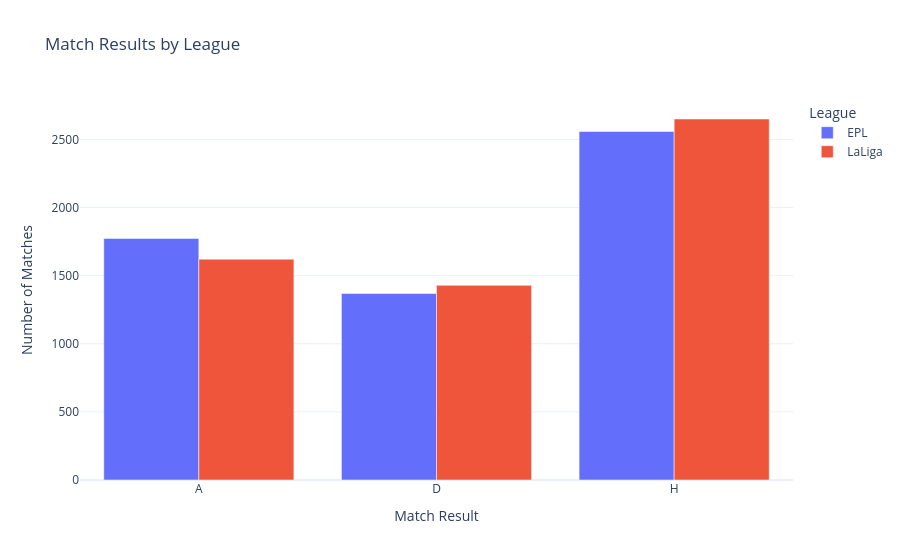

This figure's notebook cell:
### Code cell
league_result = df.groupby(["League", "result"]).size().reset_index(name="count")

fig3 = px.bar(
    league_result,
    x="result",
    y="count",
    color="League",
    barmode="group",
    title="Match Results by League",
    labels={"result": "Match Result", "count": "Number of Matches", "League": "League"}
)

fig3.update_layout(template="plotly_white")
fig3.show()

### Figure 1 — Plotly figure (JSON) as saved in the notebook; plotly's stock layout.template omitted (floating-point values rounded to 4 significant figures)
{"data": [{"alignmentgroup": "True", "hovertemplate": "League=EPL<br>Match Result=%{x}<br>Number of Matches=%{y}<extra></extra>", "legendgroup": "EPL", "marker": {"color": "#636efa", "pattern": {"shape": ""}}, "name": "EPL", "offsetgroup": "EPL", "orientation": "v", "showlegend": true, "textposition": "auto", "type": "bar", "x": ["A", "D", "H"], "xaxis": "x", "y": [1773, 1369, 2558], "yaxis": "y"}, {"alignmentgroup": "True", "hovertemplate": "League=LaLiga<br>Match Result=%{x}<br>Number of Matches=%{y}<extra></extra>", "legendgroup": "LaLiga", "marker": {"color": "#EF553B", "pattern": {"shape": ""}}, "name": "LaLiga", "offsetgroup": "LaLiga", "orientation": "v", "showlegend": true, "textposition": "auto", "type": "bar", "x": ["A", "D", "H"], "xaxis": "x", "y": [1621, 1429, 2650], "yaxis": "y"}], "layout": {"barmode": "group", "legend": {"title": {"text": "League"}, "tracegroupgap": 0}, "title": {"text": "Match Results by League"}, "xaxis": {"anchor": "y", "domain": [0, 1], "title": {"text": "Match Result"}}, "yaxis": {"anchor": "x", "domain": [0, 1], "title": {"text": "Number of Matches"}}}}
